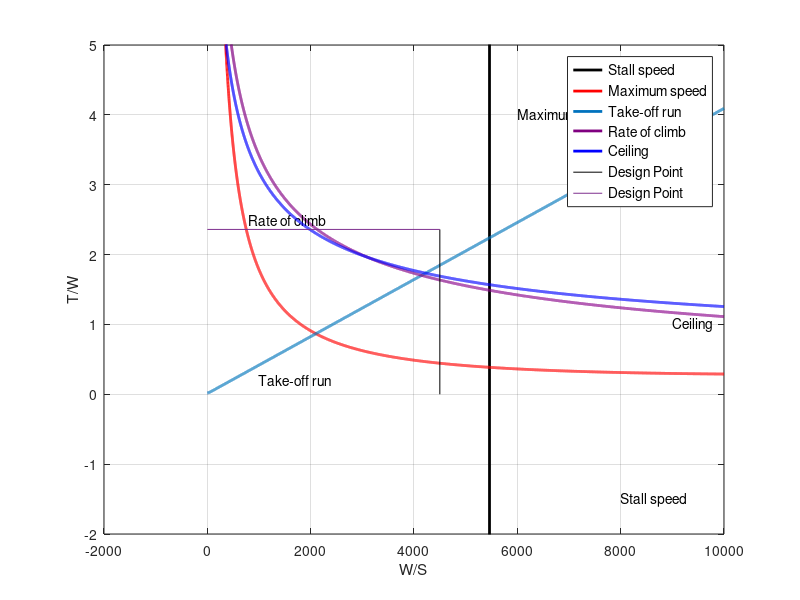

The MATLAB source for this figure:
clc;
clear;
close all;


hc = 12192; % Cruising altitude in meters
rhosl = 1.225; % Density at sea level in kg/m^3
CD0 = 0.0175; % Zero-lift drag coefficient of aircraft
AR = 10; % Aspect ratio
e = 0.9; % Oswald efficiency factor
PI = 3.1416; 
K = 1 / (AR * e * PI); % Induced drag factor

% Density at cruising altitude
rhoc = rhosl * exp(-0.000114 * hc); % Corrected to use rhosl instead of rhos1
sigma = rhoc/rhosl;
Vs = 77.1; % Stall speed in m/s
CLmax = 1.5; % Maximum lift coefficient

Vc = 250; % Cruise velocity in m/s
Vmax = 1.15 * Vc; % Maximum velocity in m/s



%take off ko lagi chaine constants
g = 9.81;%acceleration due to gravity
mu = 0.04;%asphalt ground
STO = 1100;%runway length in meter
C_lc=0.3;
Cl_flap=0.55;
CD0_lg=0.009;
CD0_HLD=0.0055;
Cd0to = CD0+CD0_lg+CD0_HLD;
Clto= C_lc+Cl_flap;
Cdto= Cd0to + K*(Clto^2);
CDG = Cdto-mu*Clto;
CLR=CLmax/(1.1^2);



%roc ko lagi conditions
LDmax= 22.65;
roc=325.9; %2000 ft/min


%service ceiling ko lagi
ac=16764;%absolute ceiling 60000ft
sigma_ac=0.119593265;
roc_ac=42;%200ft/min
rho_ac= rhosl * exp(-0.000114 * ac);

% Stall speed
WS = 1 / 2 * rhosl * Vs^2 * CLmax;
figure;
x1 = WS; 
x2 = WS; 
y1 = -4000; 
y2 = 5000; 
plot([x1, x2], [y1, y2], '-black','LineWidth', 2)
text(8000, -1.5, 'Stall speed')
axis([-2000 10000 -2 5])
xlabel('W/S')
ylabel('T/W')
grid on
hold on

% Maximum speed
WSms = 0:1:10000; %wing loading range
a =  rhosl * CD0;
b = 2 * K / (rhoc * sigma);
TWvmax = (a * Vmax^2) ./ WSms + (b / Vmax^2) * WSms;
plot(WSms,TWvmax, 'r','LineWidth', 2); text(6000,4,'Maximum speed'); 

%take off run
WSsto = 1:1:10000;
a_sto = (mu - (mu + CDG / CLR)); % Ensure mu and CLR are defined
b_sto = exp(0.6 * rhoc * g * CDG * STO ./ WSsto);

TWsto = a_sto * b_sto ./ (1 - b_sto);
%TWsto = a_sto .* exp(111.1983371 ./ WSsto) ./ (1 - exp(111.1983371 ./ WSsto));
%plot(TWsto, WSsto, 'b--o','LineWidth', 2 );text(5,1.2,'Take-off run') 
plot(WSsto, TWsto,'LineWidth', 2);text(1000,0.2,'Take-off run');

%roc
WS_roc= 0:1:10000;
sqrt_term = sqrt(2 .* WS_roc ./ (rhoc .* sqrt(CD0 ./ K)));
a_roc = roc ./ sqrt_term;
b_roc = 1/(LDmax);
TWroc =a_roc+ b_roc;
plot(WS_roc, TWroc, 'Color', [0.5, 0, 0.5], 'LineWidth', 2);
text(800,2.5,'Rate of climb'); 

%service ceiling
WS_ac= 0:1:10000;
sqrt_term_ac = sqrt(2 .* WS_ac ./ (rho_ac .* sqrt(CD0 ./ K)));
a_ac = roc_ac ./ (sigma_ac*sqrt_term_ac);
b_ac = 1/(sigma_ac*LDmax);
TWac =a_ac+ b_ac;
plot(WS_ac, TWac, 'Color', [0, 0, 1], 'LineWidth', 2);
text(9000,1,'Ceiling'); 


%design point


plot([4500, 4500], [0, 2.36], '-black','LineWidth', 0.5);
plot([0, 4500], [2.36,2.36]);

legend({'Stall speed', 'Maximum speed', 'Take-off run', 'Rate of climb', 'Ceiling','Design Point', 'Design Point',}, ...
       'Location', 'best', 'FontSize', 10);
